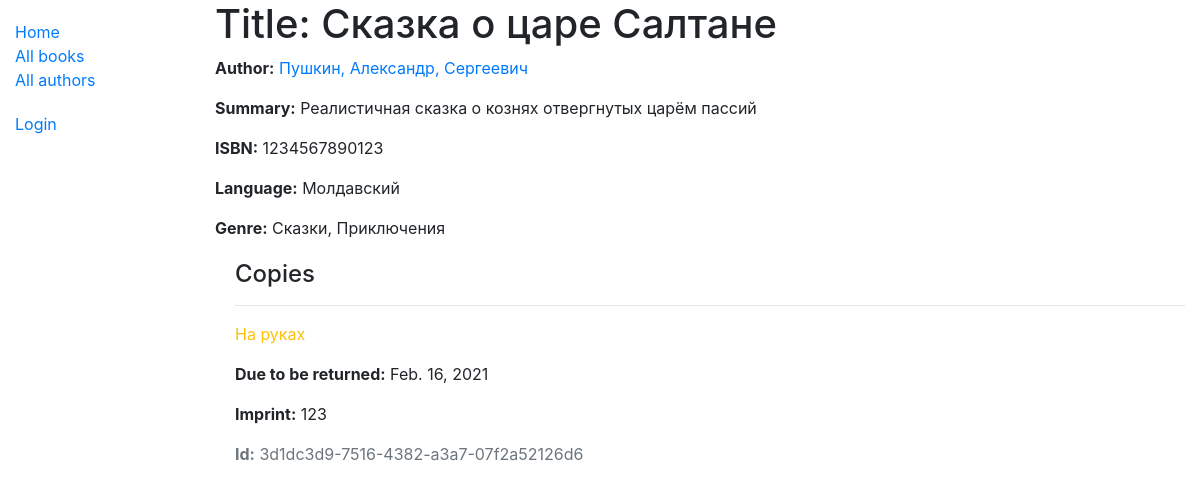
/catalog/book/1, run on the app's committed database.
### catalog/models.py (models this page shows, shortened)
class Book(models.Model):
    title = models.CharField(max_length=200, verbose_name="Название")
    author = models.ForeignKey('Author', on_delete=models.SET_NULL, null=True)
    summary = models.TextField(max_length=1000, help_text="Краткое описание книги.", verbose_name="Описание")
    isbn = models.CharField('ISBN', max_length=13,
                            help_text='13 Character <a href="https://www.isbn-international.org/content/what-isbn'
                                      '">ISBN number</a>')
    genre = models.ManyToManyField(Genre, help_text="Выбирете жанр", verbose_name="Жанр")
    language = models.ForeignKey('Language', on_delete=models.SET_NULL, null=True)
    def display_genre(self):
        """Creates a string for the Genre. This is required to display genre in Admin."""
        return ', '.join([genre.name for genre in self.genre.all()[:3]])
    display_genre.short_description = 'Genre'

class Author(models.Model):
    first_name = models.CharField(max_length=100, verbose_name="Фамилия")
    last_name = models.CharField(max_length=100, verbose_name="Имя")
    patronomic_name = models.CharField(max_length=100, null=True, verbose_name="Отчество")
    class Meta:
        ordering = ['last_name', 'first_name', 'patronomic_name']
    def __str__(self):
        return '{0}, {1}, {2}'.format(self.last_name, self.first_name, self.patronomic_name)

class Language(models.Model):
    name = models.CharField(max_length=200, verbose_name="Язык",
                            help_text="Введите язык на котором написанна книга (на пр. Русский, Английский, Греческий)")
    def __str__(self):
        return self.name

class Genre(models.Model):
    name = models.CharField(
        max_length=200,
        help_text="Enter a book genre (e.g. Science Fiction, French Poetry etc.)"
        )
    def __str__(self):
        return self.name

class BookInstance(models.Model):
    id = models.UUIDField(primary_key=True, default=uuid.uuid4,
                          help_text="Unique ID for this particular book across whole library")
    book = models.ForeignKey('Book', on_delete=models.SET_NULL, null=True, verbose_name='Книга')
    imprint = models.CharField(max_length=200)
    due_back = models.DateField(null=True, blank=True)
    borrower = models.ForeignKey('Borrower', on_delete=models.SET_NULL, null=True, blank=True, verbose_name="Читатель")
    LOAN_STATUS = (
        ('d', 'На оформлении'),
        ('o', 'На руках'),
        ('a', 'Доступна'),
        ('r', 'Зарезервированна'),
    )
    status = models.CharField(
        max_length=1,
        choices=LOAN_STATUS,
        blank=True,
        default='d',
        help_text='Book availability')
    class Meta:
        ordering = ['due_back']
        permissions = (("can_mark_returned", "Set book as returned"),)

### catalog/views.py (the view)
# urls.py: path('book/<int:pk>', views.BookDetailView.as_view(), name='book-detail'),
class BookDetailView(generic.DetailView):
    model = Book

### catalog/templates/catalog/book_detail.html
{% extends "base_generic.html" %}
{% block content %}
<h1>Title: {{ book.title }}</h1>
<p><strong>Author:</strong> <a href="{% url 'author-detail' book.author.pk %}">{{ book.author }}</a></p>
<p><strong>Summary:</strong> {{ book.summary }}</p>
<p><strong>ISBN:</strong> {{ book.isbn }}</p>
<p><strong>Language:</strong> {{ book.language }}</p>
<p><strong>Genre:</strong> {{ book.genre.all|join:", " }}</p>
<div style="margin-left:20px;margin-top:20px">
<h4>Copies</h4>
{% for copy in book.bookinstance_set.all %}
<hr>
<p class="{% if copy.status == 'a' %}text-success{% elif copy.status == 'd' %}text-danger{% else %}text-warning{% endif %}">{{ copy.get_status_display }}</p>
{% if copy.status != 'a' %}<p><strong>Due to be returned:</strong> {{copy.due_back}}</p>{% endif %}
<p><strong>Imprint:</strong> {{copy.imprint}}</p>
<p class="text-muted"><strong>Id:</strong> {{copy.id}}</p>
{% endfor %}
</div>
{% endblock %}

### catalog/templates/base_generic.html (shortened to what this page needs)
<!DOCTYPE html>
<html lang="en">
<head>
  <link rel="stylesheet" href="https://stackpath.bootstrapcdn.com/bootstrap/4.1.3/css/bootstrap.min.css">
  {% load static %}
  <link rel="stylesheet" href="{% static 'css/styles.css' %}">
</head>
<body>
<div class="container-fluid">
<div class="row">
  <div class="col-sm-2">
  {% block sidebar %}
  <ul class="sidebar-nav">
    <li><a href="{% url 'index' %}">Home</a></li>
    <li><a href="{% url 'books' %}">All books</a></li>
    <li><a href="{% url 'authors' %}">All authors</a></li>
  </ul>
  <ul class="sidebar-nav">
   {% if user.is_authenticated %}
     <li>User: {{ user.get_username }}</li>
     <li><a href="{% url 'my-borrowed' %}">My Borrowed</a></li>
     <li><a href="{% url 'logout'%}?next={{request.path}}">Logout</a></li>
   {% else %}
     <li><a href="{% url 'login'%}?next={{request.path}}">Login</a></li>
   {% endif %}
  </ul>
{% endblock %}
  </div>
  <div class="col-sm-10 ">
  {% block content %}{% endblock %}
  </div>
</div>
</div>
</body>
</html>

### catalog/static/css/styles.css (style rules this page uses)
.sidebar-nav { margin-top: 20px; padding: 0; list-style: none; }

### data on the page
Book: title "Сказка о царе Салтане", author "Пушкин, Александр, Сергеевич", summary "Реалистичная сказка о кознях отвергнутых царём пассий", isbn "1234567890123", language "Молдавский", genre.all "Сказки, Приключения"
BookInstance: status "На руках", due_back "Feb. 16, 2021", imprint "123", id "3d1dc3d9-7516-4382-a3a7-07f2a52126d6"
